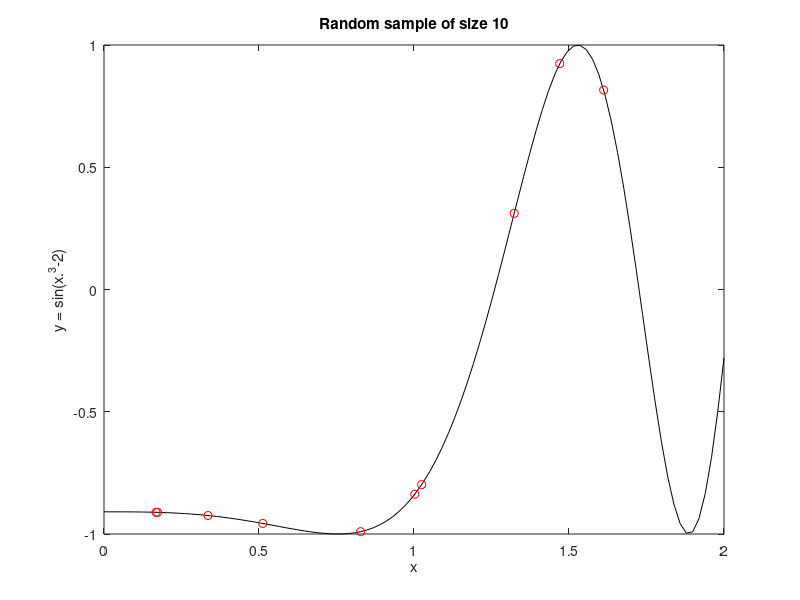

Recreate this plot in MATLAB.
x = linspace(0,2,100);
y = sin(x.^3-2);
plot(x,y,'-k')
title('Random sample of size 10')
xlabel("x")
ylabel("y = sin(x.^3-2)")
hold on
a = 0
b = 2
x1 = (b - a).*rand(10,1)+a;
y1 = sin(x1.^3-2);
plot(x1,y1,"ro")